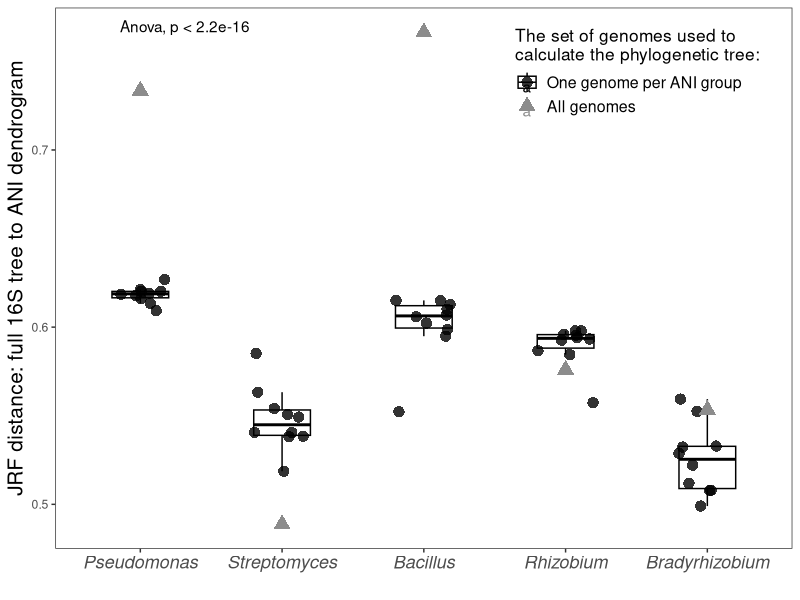
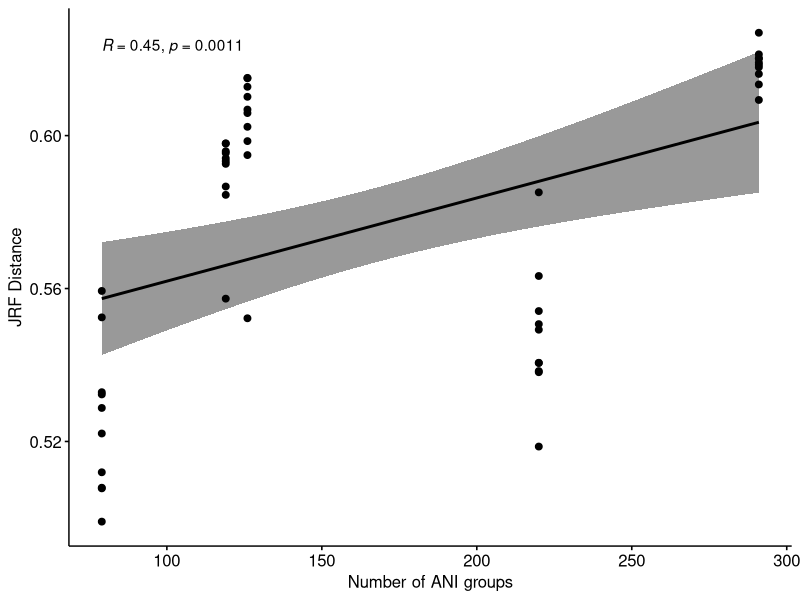
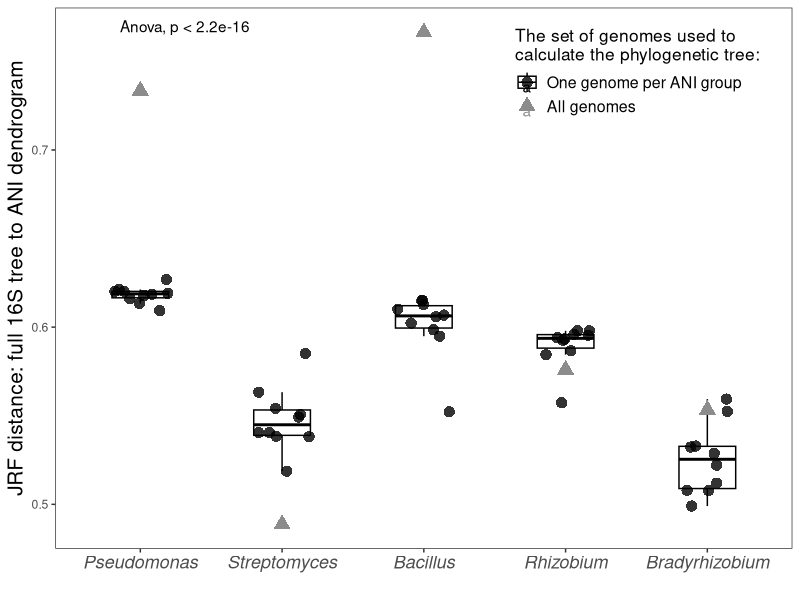
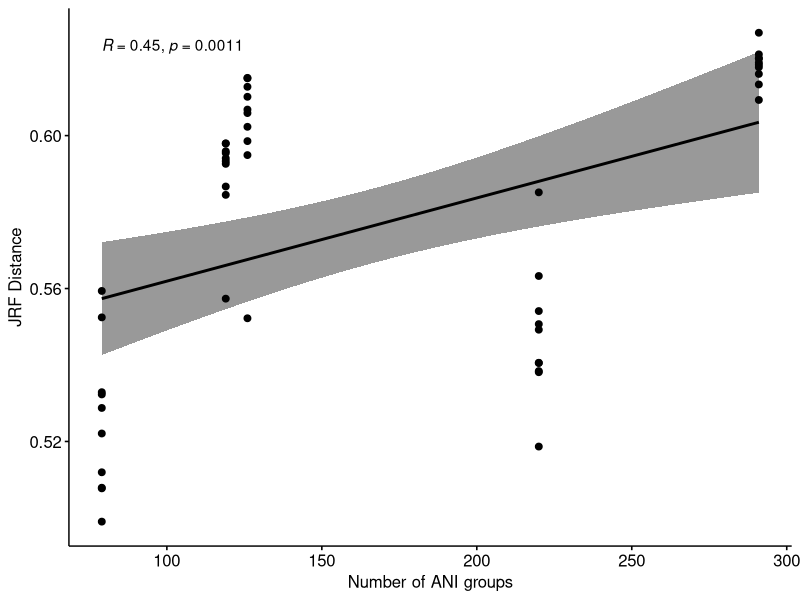

Write R code to recreate these figures, in order.
library(ggplot2)
library(tidyr)
library(dplyr)
library(ggpubr)
theme_set(theme_bw())

distance_tableJRF <- read.csv('JRF_distance_ANI.csv')
distance_tableJRF_ANI10 <- read.csv('Distance_ANI_groups.csv')

JRF_selected <- distance_tableJRF %>% 
  filter(Genus == "Bacillus" | Genus == "Bradyrhizobium" | Genus == "Pseudomonas" | Genus == "Rhizobium" | 
           Genus == "Streptomyces") %>% 
  filter(Region == "Full_16S") %>% 
  mutate(Distancee = c("All genomes","All genomes","All genomes","All genomes","All genomes"))

JRF_selectedANI <- distance_tableJRF_ANI10 %>% 
  mutate(Distancee = c("One genome per ANI group"))

df_strain <- rbind(JRF_selected, JRF_selectedANI)

df_strain2 <- df_strain %>% 
  filter(Distancee == "One genome per ANI group") %>%
  mutate(Shape = "One genome per ANI group")

level_order <- c("Pseudomonas", "Streptomyces", "Bacillus", "Rhizobium", "Bradyrhizobium")

df_dots <- df_strain %>% 
  filter(Distancee == "All genomes") %>% 
  mutate(Color = "All genomes")

df_boxplot_ANI2 <- df_strain2 %>% 
  ggplot(aes(x = factor(Genus, level = level_order), y = Distance, color = "All")) +
  geom_boxplot(width = 0.4, outlier.shape = NA) +
  geom_jitter(width = 0.2, height = 0, alpha = 0.8, size = 3.5, shape = 16) +
  geom_point(data = df_dots, aes(x = Genus, y = Distance, color = 'All genomes'), size = 4, shape = 17) +
  scale_color_manual(name='The set of genomes used to\ncalculate the phylogenetic tree:',
                     labels=c('One genome per ANI group', 'All genomes'),
                     values=c("black", "#8C8C8C")) +
  ylab("JRF distance: full 16S tree to ANI dendrogram")+
  xlab("")+
  theme(panel.grid.major = element_blank(), 
        panel.grid.minor = element_blank(),
        axis.title.y = element_text(size = 15),
        axis.text.x = element_text(size = 13, face = "italic"),
        legend.position = c(0.79, 0.88),
        legend.title = element_text(size = 12.5),
        legend.text=element_text(size=11.5)) +
  stat_compare_means(method = 'anova', label.x.npc = 0.01)
ggsave("Boxplot_1f.png", df_boxplot_ANI2, width = 6.8, height = 7)
df_boxplot_ANI2

# Supplementary figure 2: pearson correlation

data_cor <- df_strain %>% 
  filter(Distancee == "One genome per ANI group") %>% 
  mutate(ANI_groups = case_when(
   Genus == "Bacillus" ~ 126,
   Genus == "Pseudomonas" ~ 291,
   Genus == "Rhizobium" ~ 119,
   Genus == "Bradyrhizobium" ~ 79,
   Genus == "Streptomyces" ~ 220
 ))

plot_pearson <- ggscatter(data_cor, x = "ANI_groups", y = "Distance", 
          add = "reg.line", conf.int = TRUE, 
          cor.coef = TRUE, cor.method = "pearson",
          xlab = "Number of ANI groups", ylab = "JRF Distance")
plot_pearson
ggsave("Pearson_correlation.png", plot_pearson, width = 6.5, height = 4.5)